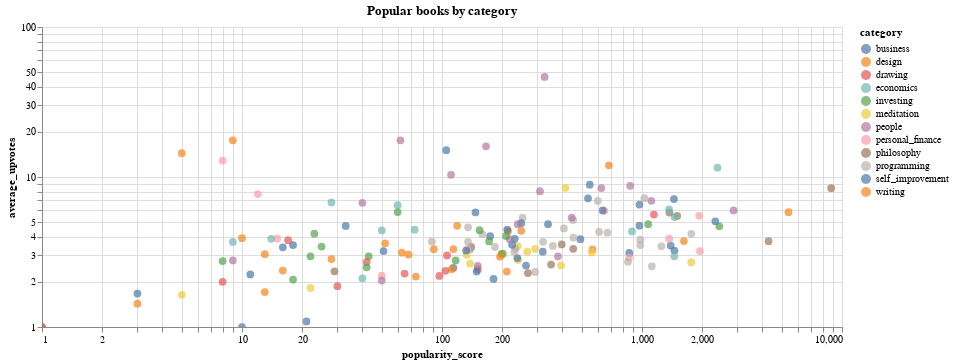

Source (notebook cell):
### Code cell
alt.Chart(book_with_category, title='Popular books by category').mark_circle(size=60).encode(
    alt.X('popularity_score:Q', scale=alt.Scale(type='log', base=10)),
    alt.Y('average_upvotes:Q', scale=alt.Scale(type='log', base=10)),
    color='category',
    tooltip=['title']
).properties(width=800).interactive()

### Figure 1 — Vega-Lite specification as saved in the notebook (floating-point values rounded to 4 significant figures; data arrays with more than 128 entries replaced by an {"elided": "..."} marker saying what was removed)
{"config": {"view": {"continuousWidth": 400, "continuousHeight": 300}}, "data": {"name": "data-9eff4d6c48c7be2c9ba20e92005ed9ee"}, "mark": {"type": "circle", "size": 60}, "encoding": {"color": {"type": "nominal", "field": "category"}, "tooltip": [{"type": "nominal", "field": "title"}], "x": {"type": "quantitative", "field": "popularity_score", "scale": {"base": 10, "type": "log"}}, "y": {"type": "quantitative", "field": "average_upvotes", "scale": {"base": 10, "type": "log"}}}, "selection": {"selector016": {"type": "interval", "bind": "scales", "encodings": ["x", "y"]}}, "title": "Popular books by category", "width": 800, "$schema": "https://vega.github.io/schema/vega-lite/v4.8.1.json", "datasets": {"data-9eff4d6c48c7be2c9ba20e92005ed9ee": {"elided": "173 records"}}}
